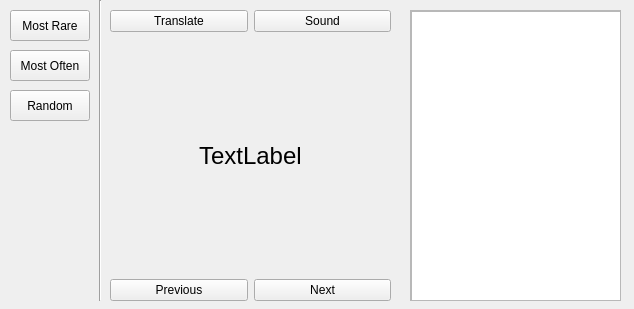
<?xml version="1.0" encoding="UTF-8"?>
<ui version="4.0">
 <class>SubtitlesView</class>
 <widget class="QWidget" name="SubtitlesView">
  <property name="geometry">
   <rect>
    <x>0</x>
    <y>0</y>
    <width>634</width>
    <height>309</height>
   </rect>
  </property>
  <property name="windowTitle">
   <string>Form</string>
  </property>
  <widget class="QWidget" name="gridLayoutWidget">
   <property name="geometry">
    <rect>
     <x>110</x>
     <y>10</y>
     <width>281</width>
     <height>291</height>
    </rect>
   </property>
   <layout class="QGridLayout" name="gridLayout">
    <item row="2" column="0" alignment="Qt::AlignHCenter|Qt::AlignVCenter">
     <widget class="QLabel" name="word">
      <property name="font">
       <font>
        <pointsize>18</pointsize>
       </font>
      </property>
      <property name="focusPolicy">
       <enum>Qt::StrongFocus</enum>
      </property>
      <property name="text">
       <string>TextLabel</string>
      </property>
     </widget>
    </item>
    <item row="4" column="0">
     <layout class="QHBoxLayout" name="horizontalLayout">
      <item>
       <widget class="QPushButton" name="btnPrev">
        <property name="text">
         <string>Previous</string>
        </property>
       </widget>
      </item>
      <item>
       <widget class="QPushButton" name="btnNext">
        <property name="text">
         <string>Next</string>
        </property>
       </widget>
      </item>
     </layout>
    </item>
    <item row="0" column="0">
     <layout class="QHBoxLayout" name="horizontalLayout_2">
      <item>
       <widget class="QPushButton" name="btn_translate">
        <property name="text">
         <string>Translate</string>
        </property>
       </widget>
      </item>
      <item>
       <widget class="QPushButton" name="btn_sound">
        <property name="text">
         <string>Sound</string>
        </property>
       </widget>
      </item>
     </layout>
    </item>
    <item row="1" column="0">
     <spacer name="verticalSpacer">
      <property name="orientation">
       <enum>Qt::Vertical</enum>
      </property>
      <property name="sizeHint" stdset="0">
       <size>
        <width>20</width>
        <height>40</height>
       </size>
      </property>
     </spacer>
    </item>
    <item row="3" column="0">
     <spacer name="verticalSpacer_2">
      <property name="orientation">
       <enum>Qt::Vertical</enum>
      </property>
      <property name="sizeHint" stdset="0">
       <size>
        <width>20</width>
        <height>40</height>
       </size>
      </property>
     </spacer>
    </item>
   </layout>
  </widget>
  <widget class="QPushButton" name="btn_mostRare">
   <property name="geometry">
    <rect>
     <x>10</x>
     <y>10</y>
     <width>80</width>
     <height>31</height>
    </rect>
   </property>
   <property name="text">
    <string>Most Rare</string>
   </property>
  </widget>
  <widget class="Line" name="line">
   <property name="geometry">
    <rect>
     <x>90</x>
     <y>0</y>
     <width>20</width>
     <height>301</height>
    </rect>
   </property>
   <property name="orientation">
    <enum>Qt::Vertical</enum>
   </property>
  </widget>
  <widget class="QScrollArea" name="scrollArea">
   <property name="geometry">
    <rect>
     <x>410</x>
     <y>10</y>
     <width>211</width>
     <height>291</height>
    </rect>
   </property>
   <property name="widgetResizable">
    <bool>true</bool>
   </property>
   <widget class="QWidget" name="scrollAreaWidgetContents">
    <property name="geometry">
     <rect>
      <x>0</x>
      <y>0</y>
      <width>209</width>
      <height>289</height>
     </rect>
    </property>
    <widget class="QTextEdit" name="translate">
     <property name="geometry">
      <rect>
       <x>0</x>
       <y>0</y>
       <width>211</width>
       <height>301</height>
      </rect>
     </property>
     <property name="textInteractionFlags">
      <set>Qt::TextSelectableByKeyboard|Qt::TextSelectableByMouse</set>
     </property>
    </widget>
   </widget>
  </widget>
  <widget class="QLabel" name="index">
   <property name="geometry">
    <rect>
     <x>10</x>
     <y>130</y>
     <width>71</width>
     <height>41</height>
    </rect>
   </property>
   <property name="text">
    <string/>
   </property>
  </widget>
  <widget class="QPushButton" name="btn_mostOften">
   <property name="geometry">
    <rect>
     <x>10</x>
     <y>50</y>
     <width>80</width>
     <height>31</height>
    </rect>
   </property>
   <property name="text">
    <string>Most Often</string>
   </property>
  </widget>
  <widget class="QPushButton" name="btn_random">
   <property name="geometry">
    <rect>
     <x>10</x>
     <y>90</y>
     <width>80</width>
     <height>31</height>
    </rect>
   </property>
   <property name="text">
    <string>Random</string>
   </property>
  </widget>
 </widget>
 <resources/>
 <connections/>
</ui>
